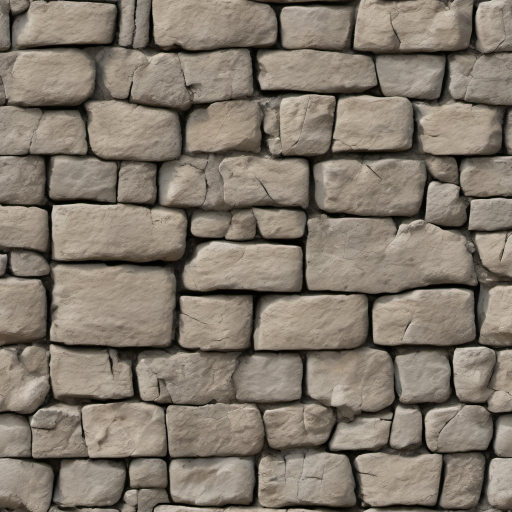
#> input picture assets/photos/0_alb.jpg, 1024 x 1024 px (shown at 1/2 size)
$ python km.py ../../assets/photos/0_alb.jpg 3
#> lines starting #> are read from the running program, lines starting #| are printed output that depends on the picture
import sys,numpy as np
from PIL import Image,ImageDraw
im=Image.open(sys.argv[1]).convert('RGB').resize((320,180),Image.LANCZOS)
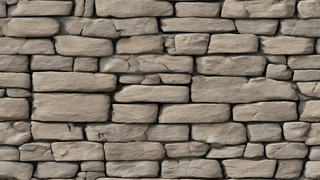
#> im: PIL image 320x180 RGB; mean R, G, B 130.5, 120.6, 108.5
a=np.asarray(im).reshape(-1,3).astype(float)
k=int(sys.argv[2]);rng=np.random.default_rng(1)
c=a[rng.choice(len(a),k,replace=False)]
#> c = [[12, 10, 8], [167, 154, 139], [155, 143, 129]]
for _ in range(25):
    d=((a[:,None]-c[None])**2).sum(2);l=d.argmin(1)
    for i in range(k):
        if (l==i).any():c[i]=a[l==i].mean(0)
#> after the loop, c = [[40.51, 36.63, 30.28], [161.5, 149.8, 135.7], [116.1, 106.6, 95.24]]
cnt=np.bincount(l,minlength=k)
#> cnt = [9179, 33554, 14867]
for i in np.argsort(-cnt):print('#%02x%02x%02x'%tuple(int(x) for x in c[i]),cnt[i]*100//len(a))
#> this loop made 3 passes
#> i on pass 3: 0
#| #a19587 58
#| #746a5f 25
#| #28241e 15

$ run again, on assets/photos/1_alb.jpg
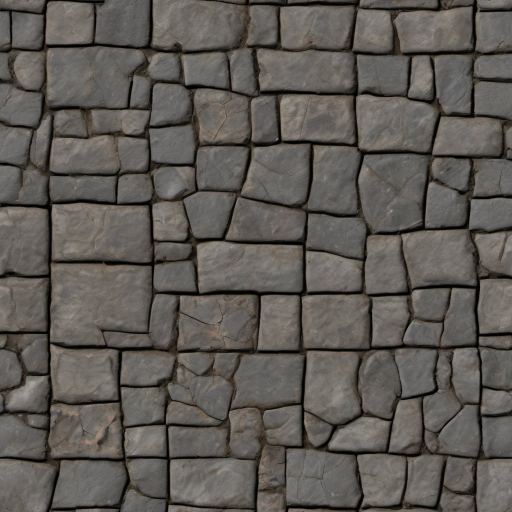
#> input picture assets/photos/1_alb.jpg, 1024 x 1024 px (shown at 1/2 size)
#> `im=Image.open(sys.argv[1]).convert('RGB').resize((320,180),Image.LANCZ..`:
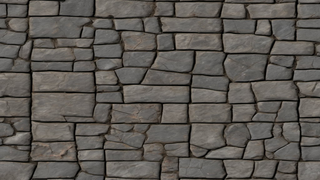
#> im: PIL image 320x180 RGB; mean R, G, B 94.1, 90.1, 85
#> `c=a[rng.choice(len(a),k,replace=False)]`: c = [[39, 35, 28], [119, 112, 105], [102, 101, 97]]
#> after the loop `for _ in range(25):`: c = [[36.5, 33.31, 28.53], [113.5, 109.2, 103.9], [90.18, 86.27, 81.44]]
#> cnt = [9210, 30902, 17488]
#> the loop `for i in np.argsort(-cnt):print('#%02x%02x%02x'%tuple(int(x) for x in ..` made 3 passes
#> i on pass 3: 0
#> (printed output is left out)

$ run again, on assets/photos/13_h.jpg
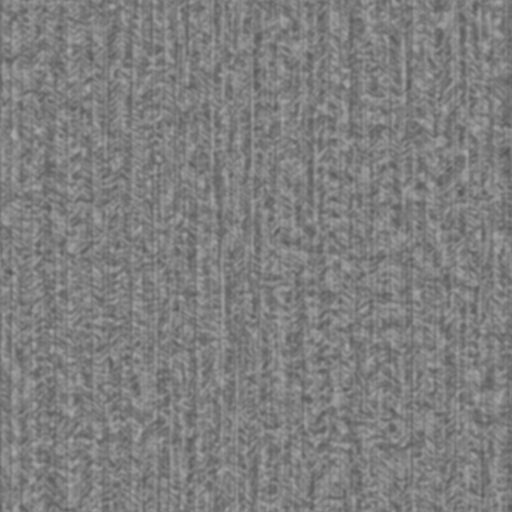
#> input picture assets/photos/13_h.jpg, 512 x 512 px
#> `im=Image.open(sys.argv[1]).convert('RGB').resize((320,180),Image.LANCZ..`:
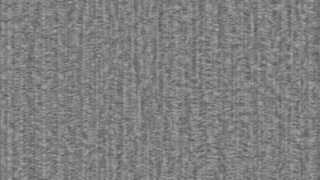
#> im: PIL image 320x180 RGB; min 87, max 169, mean 126.8
#> `c=a[rng.choice(len(a),k,replace=False)]`: c = [[129, 129, 129], [121, 121, 121], [116, 116, 116]]
#> after the loop `for _ in range(25):`: c = [[139.8, 139.8, 139.8], [125.5, 125.5, 125.5], [112.3, 112.3, 112.3]]
#> cnt = [17746, 25976, 13878]
#> the loop `for i in np.argsort(-cnt):print('#%02x%02x%02x'%tuple(int(x) for x in ..` made 3 passes
#> i on pass 2: 0
#> (printed output is left out)
